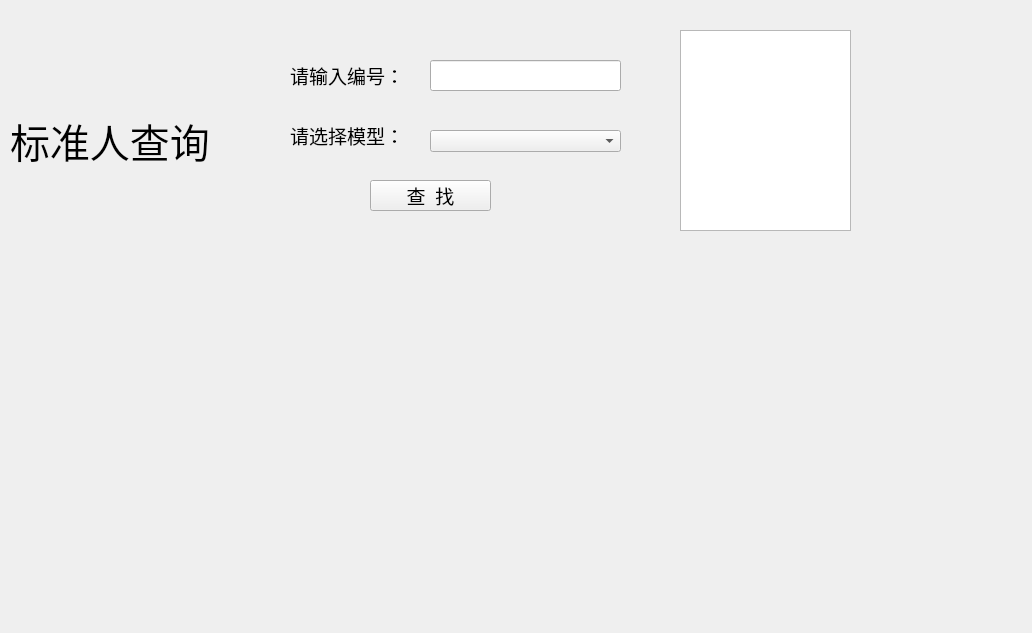
<ui version="4.0" >
 <class>StandardWidgetClass</class>
 <widget class="QWidget" name="StandardWidgetClass" >
  <property name="geometry" >
   <rect>
    <x>0</x>
    <y>0</y>
    <width>1032</width>
    <height>633</height>
   </rect>
  </property>
  <property name="windowTitle" >
   <string>StandardWidget</string>
  </property>
  <widget class="QLabel" name="label" >
   <property name="geometry" >
    <rect>
     <x>10</x>
     <y>90</y>
     <width>261</width>
     <height>101</height>
    </rect>
   </property>
   <property name="font" >
    <font>
     <family>SimSun</family>
     <pointsize>30</pointsize>
     <weight>50</weight>
     <italic>false</italic>
     <bold>false</bold>
     <underline>false</underline>
     <strikeout>false</strikeout>
    </font>
   </property>
   <property name="text" >
    <string>标准人查询</string>
   </property>
  </widget>
  <widget class="QLabel" name="label_2" >
   <property name="geometry" >
    <rect>
     <x>290</x>
     <y>60</y>
     <width>111</width>
     <height>31</height>
    </rect>
   </property>
   <property name="font" >
    <font>
     <family>SimSun</family>
     <pointsize>14</pointsize>
     <weight>50</weight>
     <italic>false</italic>
     <bold>false</bold>
     <underline>false</underline>
     <strikeout>false</strikeout>
    </font>
   </property>
   <property name="text" >
    <string>请输入编号：</string>
   </property>
  </widget>
  <widget class="QLineEdit" name="numberLineEdit" >
   <property name="geometry" >
    <rect>
     <x>430</x>
     <y>60</y>
     <width>191</width>
     <height>31</height>
    </rect>
   </property>
   <property name="font" >
    <font>
     <family>SimSun</family>
     <pointsize>14</pointsize>
     <weight>50</weight>
     <italic>false</italic>
     <bold>false</bold>
     <underline>false</underline>
     <strikeout>false</strikeout>
    </font>
   </property>
  </widget>
  <widget class="QLabel" name="label_3" >
   <property name="geometry" >
    <rect>
     <x>290</x>
     <y>120</y>
     <width>111</width>
     <height>31</height>
    </rect>
   </property>
   <property name="font" >
    <font>
     <family>SimSun</family>
     <pointsize>14</pointsize>
     <weight>50</weight>
     <italic>false</italic>
     <bold>false</bold>
     <underline>false</underline>
     <strikeout>false</strikeout>
    </font>
   </property>
   <property name="text" >
    <string>请选择模型：</string>
   </property>
  </widget>
  <widget class="QComboBox" name="modelComboBox" >
   <property name="geometry" >
    <rect>
     <x>430</x>
     <y>130</y>
     <width>191</width>
     <height>22</height>
    </rect>
   </property>
  </widget>
  <widget class="QGraphicsView" name="graphicsView" >
   <property name="geometry" >
    <rect>
     <x>680</x>
     <y>30</y>
     <width>171</width>
     <height>201</height>
    </rect>
   </property>
  </widget>
  <widget class="QPushButton" name="searchBtn" >
   <property name="geometry" >
    <rect>
     <x>370</x>
     <y>180</y>
     <width>121</width>
     <height>31</height>
    </rect>
   </property>
   <property name="font" >
    <font>
     <family>SimSun</family>
     <pointsize>14</pointsize>
     <weight>50</weight>
     <italic>false</italic>
     <bold>false</bold>
     <underline>false</underline>
     <strikeout>false</strikeout>
    </font>
   </property>
   <property name="text" >
    <string>查  找</string>
   </property>
  </widget>
  <widget class="QLabel" name="infoLabel" >
   <property name="geometry" >
    <rect>
     <x>330</x>
     <y>250</y>
     <width>271</width>
     <height>371</height>
    </rect>
   </property>
  </widget>
 </widget>
 <layoutdefault spacing="6" margin="11" />
 <resources/>
 <connections/>
</ui>
